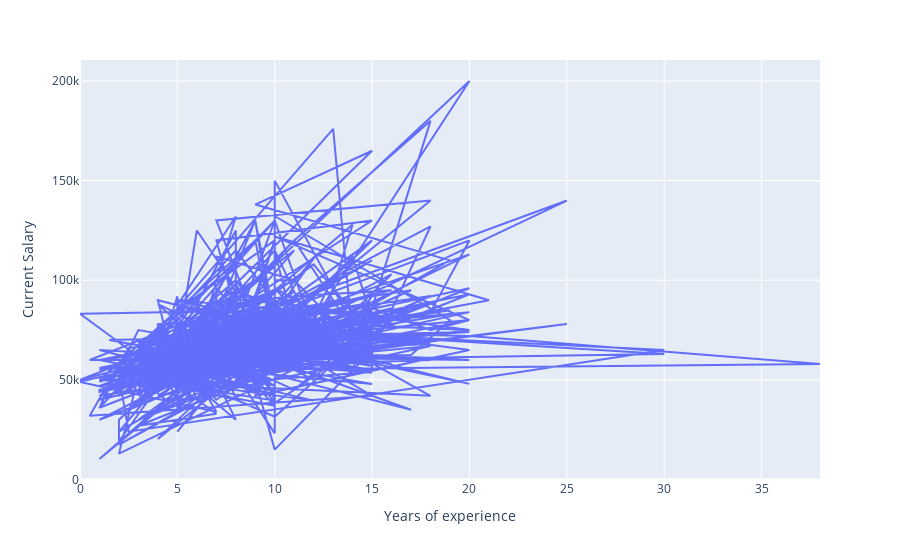

Write notebook code for a chart like this one.
### Code cell
fig1=px.line(data_18,x='Years of experience',y='Current Salary')
fig1.show()

### Figure 1 — Plotly figure (JSON) as saved in the notebook; plotly's stock layout.template omitted (floating-point values rounded to 4 significant figures; data arrays with more than 128 entries replaced by an {"elided": "..."} marker saying what was removed)
{"data": [{"hovertemplate": "Years of experience=%{x}<br>Current Salary=%{y}<extra></extra>", "legendgroup": "", "line": {"color": "#636efa", "dash": "solid"}, "mode": "lines", "name": "", "orientation": "v", "showlegend": false, "type": "scatter", "x": {"elided": "765 float values"}, "xaxis": "x", "y": {"elided": "765 int values"}, "yaxis": "y"}], "layout": {"legend": {"tracegroupgap": 0}, "margin": {"t": 60}, "xaxis": {"anchor": "y", "domain": [0, 1], "title": {"text": "Years of experience"}}, "yaxis": {"anchor": "x", "domain": [0, 1], "title": {"text": "Current Salary"}}}}
